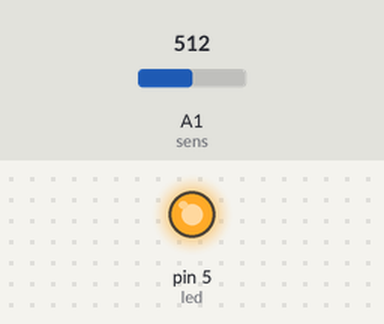
The sketch below on a simulated Arduino Uno, built with avr-gcc and run on an emulated ATmega328P. Parts: output pins drawn as LEDs (lit = HIGH). The test bench sets the inputs (shaded band); at power-on: A1 (sens) = 512. What the sketch prints to the serial monitor is not drawn.

Above: at 0.1 s.
Timing chart, 0 to 1.6 s (numbered marks = the images above):
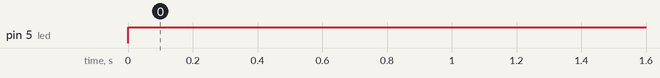

The sketch:

TCRT5000IR.ino
```cpp
#define led 5
#define sens A1
float sensVal;
void setup() {
  // put your setup code here, to run once:
Serial.begin(9600);
pinMode(led, OUTPUT);
pinMode(sens, INPUT);
}

void loop() {
  // put your main code here, to run repeatedly:
  digitalWrite(led, HIGH);
  delayMicroseconds(500);
  sensVal= analogRead(sens);
  Serial.println(sensVal);
}
```

Measured:
- by itself, pin 5 (led): LOW → HIGH at 0.00 s
